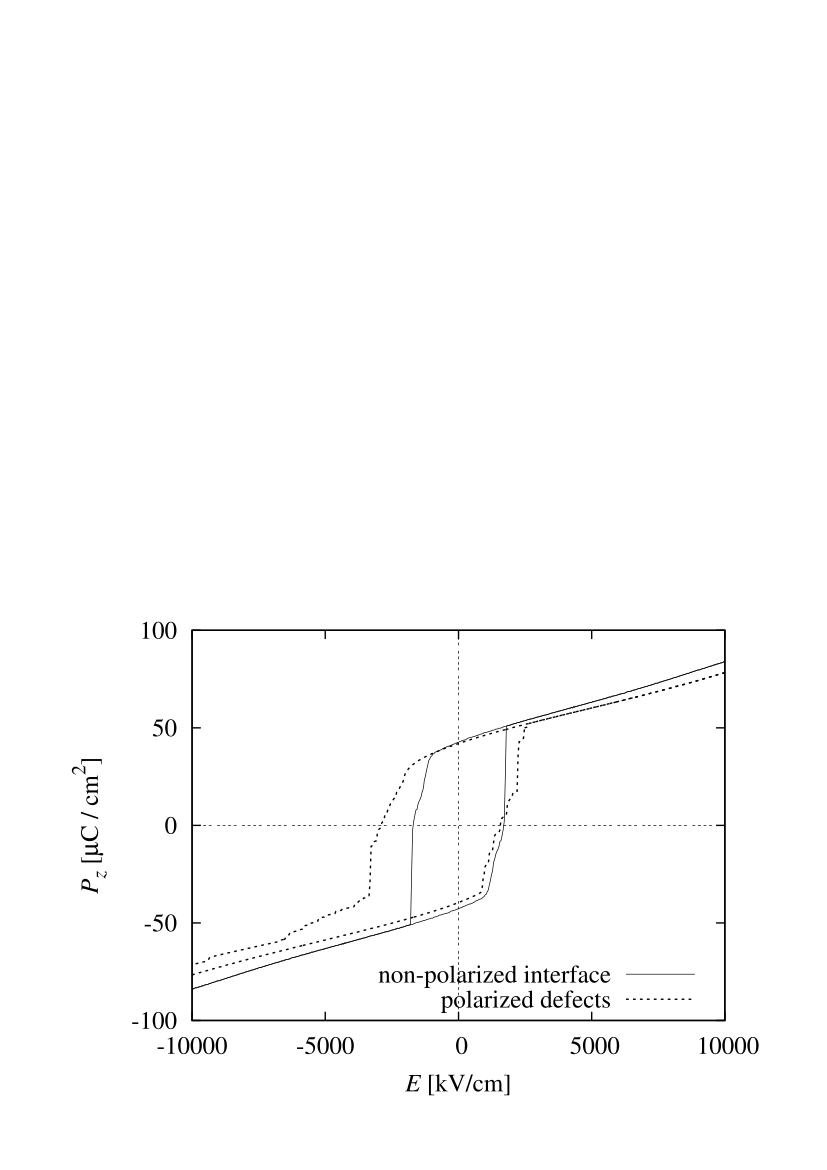

Source code (gnuplot):
#!/usr/bin/env gnuplot
# defects.gp
# Time-stamp: <2011-02-04 21:27:43 takeshi>
# Author: Takeshi NISHIMATSU
##
#set encoding iso_8859_1
set nogrid
set terminal postscript enhanced portrait 'Times-Roman' 18
set output 'defects.eps'
set size 1.0,0.5
set xrang [-10000:10000]
set key bottom right
maxy=100.0
set yrang [-maxy:maxy]
#set title "`basename $PWD`"
set xlabel '{/Times-Italic E} [kV/cm]'
set ylabel '{/Times-Italic P_z} [{/Symbol m}C / cm^{2}]'
#set format y "%.2f"
set xtics 5000
c=1.6e3*9.956/3.94**3
vertical_line=sprintf("< (echo 0 %.2f; echo 0 %.2f)", -maxy, maxy)

plot 0 title '' w l lt 9,\
     vertical_line title '' w l lt 9,\
     'nodefects.hl' using ( $5*100000.0):( $14*c) notitle                         w l lt 1,\
     'nodefects.hl' using (-$5*100000.0):(-$14*c) title 'non-polarized interface' w l lt 1,\
     'forward.hl'   using ( $5*100000.0):( $14*c) notitle                         w l lt 3 lw 2,\
     'backward.hl'  using ( $5*100000.0):( $14*c) title 'polarized defects'       w l lt 3 lw 2

set output
!ps2pdf -sPAPERSIZE=a4 defects.eps > defects.pdf

#Local variables:
#  compile-command: "gnuplot defects.gp"
#End:
